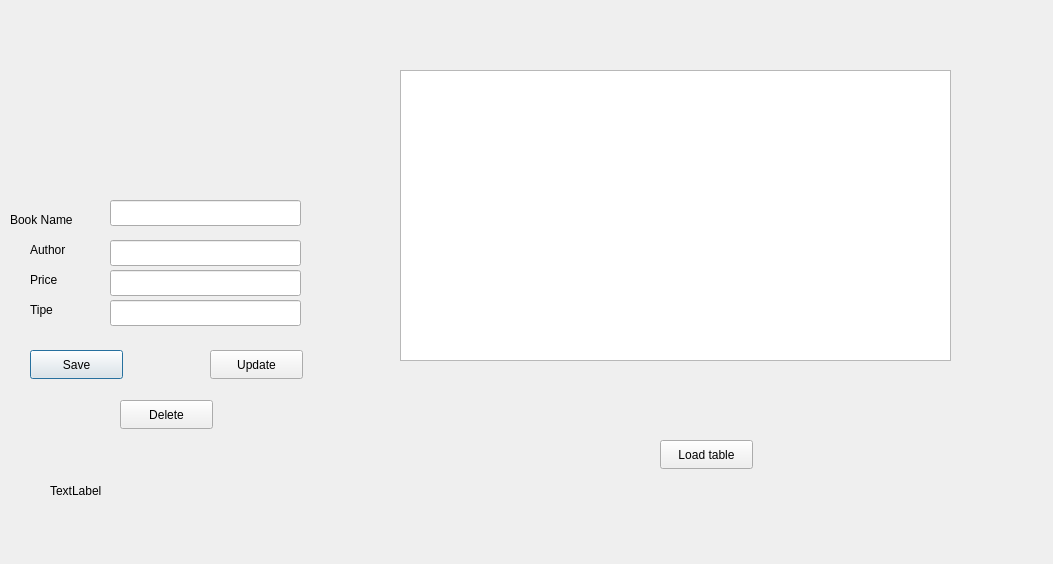
<?xml version="1.0" encoding="UTF-8"?>
<ui version="4.0">
 <class>Book</class>
 <widget class="QDialog" name="Book">
  <property name="geometry">
   <rect>
    <x>0</x>
    <y>0</y>
    <width>1053</width>
    <height>564</height>
   </rect>
  </property>
  <property name="windowTitle">
   <string>Dialog</string>
  </property>
  <widget class="QLabel" name="label">
   <property name="geometry">
    <rect>
     <x>10</x>
     <y>210</y>
     <width>91</width>
     <height>20</height>
    </rect>
   </property>
   <property name="text">
    <string>Book Name</string>
   </property>
  </widget>
  <widget class="QLabel" name="label_2">
   <property name="geometry">
    <rect>
     <x>30</x>
     <y>240</y>
     <width>63</width>
     <height>20</height>
    </rect>
   </property>
   <property name="text">
    <string>Author</string>
   </property>
  </widget>
  <widget class="QLabel" name="label_3">
   <property name="geometry">
    <rect>
     <x>30</x>
     <y>270</y>
     <width>63</width>
     <height>20</height>
    </rect>
   </property>
   <property name="text">
    <string>Price</string>
   </property>
  </widget>
  <widget class="QLabel" name="label_4">
   <property name="geometry">
    <rect>
     <x>30</x>
     <y>300</y>
     <width>63</width>
     <height>20</height>
    </rect>
   </property>
   <property name="text">
    <string>Tipe</string>
   </property>
  </widget>
  <widget class="QLineEdit" name="lineEdit_bookname">
   <property name="geometry">
    <rect>
     <x>110</x>
     <y>200</y>
     <width>191</width>
     <height>26</height>
    </rect>
   </property>
  </widget>
  <widget class="QLineEdit" name="lineEdit_author">
   <property name="geometry">
    <rect>
     <x>110</x>
     <y>240</y>
     <width>191</width>
     <height>26</height>
    </rect>
   </property>
  </widget>
  <widget class="QLineEdit" name="lineEdit_price">
   <property name="geometry">
    <rect>
     <x>110</x>
     <y>270</y>
     <width>191</width>
     <height>26</height>
    </rect>
   </property>
  </widget>
  <widget class="QLineEdit" name="lineEdit_tipe">
   <property name="geometry">
    <rect>
     <x>110</x>
     <y>300</y>
     <width>191</width>
     <height>26</height>
    </rect>
   </property>
  </widget>
  <widget class="QPushButton" name="pushButton_Save">
   <property name="geometry">
    <rect>
     <x>30</x>
     <y>350</y>
     <width>93</width>
     <height>29</height>
    </rect>
   </property>
   <property name="text">
    <string>Save</string>
   </property>
  </widget>
  <widget class="QPushButton" name="pushButton_Update">
   <property name="geometry">
    <rect>
     <x>210</x>
     <y>350</y>
     <width>93</width>
     <height>29</height>
    </rect>
   </property>
   <property name="text">
    <string>Update</string>
   </property>
  </widget>
  <widget class="QLabel" name="label_sec_book">
   <property name="geometry">
    <rect>
     <x>50</x>
     <y>450</y>
     <width>211</width>
     <height>81</height>
    </rect>
   </property>
   <property name="text">
    <string>TextLabel</string>
   </property>
  </widget>
  <widget class="QPushButton" name="pushButton_delete">
   <property name="geometry">
    <rect>
     <x>120</x>
     <y>400</y>
     <width>93</width>
     <height>29</height>
    </rect>
   </property>
   <property name="text">
    <string>Delete</string>
   </property>
  </widget>
  <widget class="QTableView" name="tableView">
   <property name="geometry">
    <rect>
     <x>400</x>
     <y>70</y>
     <width>551</width>
     <height>291</height>
    </rect>
   </property>
  </widget>
  <widget class="QPushButton" name="pushButton_load_tbl">
   <property name="geometry">
    <rect>
     <x>660</x>
     <y>440</y>
     <width>93</width>
     <height>29</height>
    </rect>
   </property>
   <property name="text">
    <string>Load table</string>
   </property>
  </widget>
  <widget class="QLabel" name="label_5">
   <property name="geometry">
    <rect>
     <x>30</x>
     <y>30</y>
     <width>321</width>
     <height>161</height>
    </rect>
   </property>
   <property name="text">
    <string/>
   </property>
   <property name="pixmap">
    <pixmap>download (1).jpg</pixmap>
   </property>
   <property name="scaledContents">
    <bool>true</bool>
   </property>
  </widget>
 </widget>
 <resources/>
 <connections/>
</ui>
